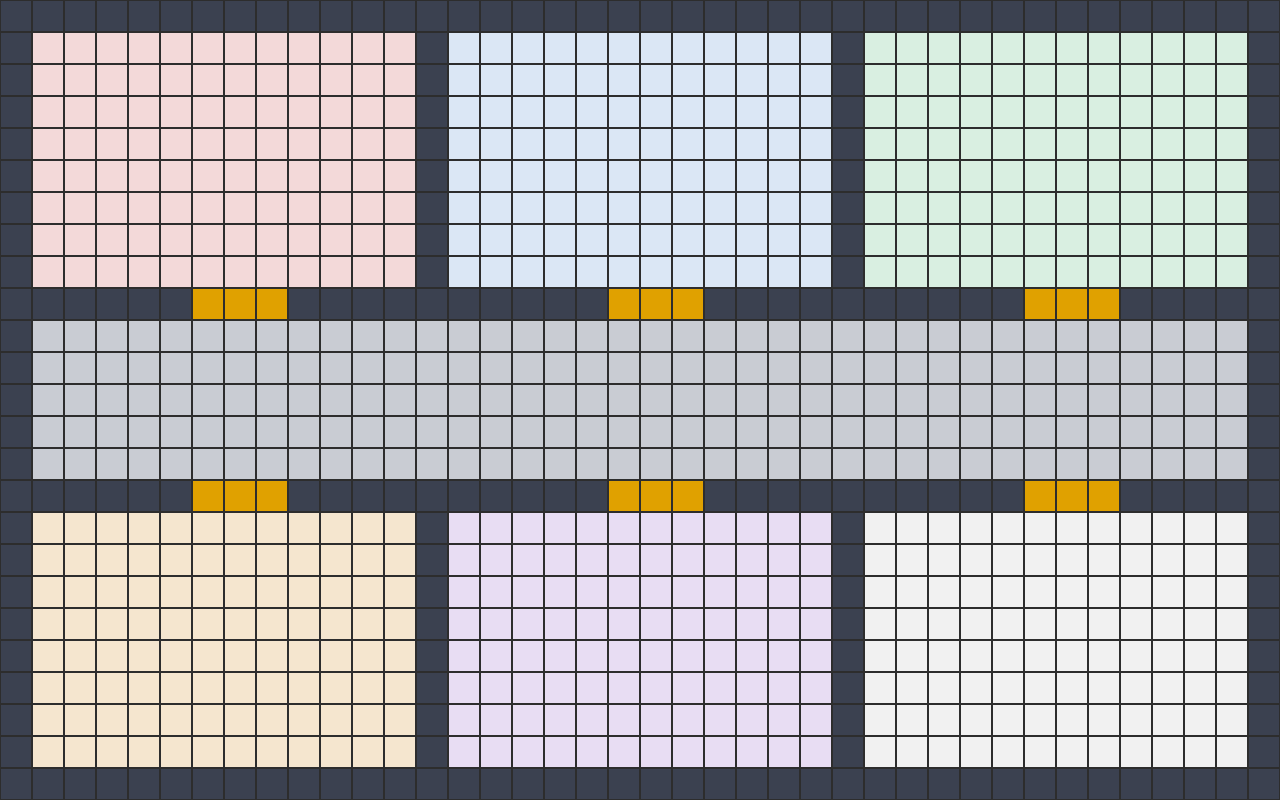

Rendered tile map (Tiled .tmx) drawn with the repository's tilesets; below, a short description and the map source with its tile grids summarised:
An orthogonal 40x25 tile map with 32x32 px tiles, 2 tile layers (Suelo, Paredes) and 15 objects (REACTOR, PUENTE, SOPORTE VITAL, MOTORES, COMUNICACIONES, ...).

<map version="1.10" tiledversion="1.11.0" orientation="orthogonal" renderorder="right-down" width="40" height="25" tilewidth="32" tileheight="32" infinite="0" nextlayerid="4" nextobjectid="16">
  <tileset firstgid="1" name="tileset_nave" tilewidth="32" tileheight="32" tilecount="9" columns="9">
    <image source="tileset_nave.png" width="288" height="32" />
    <tile id="0">
      <properties>
        <property name="collides" type="bool" value="true" />
      </properties>
    </tile>
  </tileset>
  <layer id="1" name="Suelo" width="40" height="25">
    <data>[1000 cells, 784 non-empty, 8 distinct tile ids]</data>
  </layer>
  <layer id="2" name="Paredes" width="40" height="25">
    <data>[1000 cells, 216 non-empty, 1 distinct tile ids]</data>
  </layer>
  <objectgroup id="3" name="Objetos">
    <object id="1" name="REACTOR" x="32" y="32" width="384" height="256">
      <properties>
        <property name="type" value="room" />
        <property name="nombre" value="REACTOR" />
      </properties>
    </object>
    <object id="2" name="PUENTE" x="448" y="32" width="384" height="256">
      <properties>
        <property name="type" value="room" />
        <property name="nombre" value="PUENTE" />
      </properties>
    </object>
    <object id="3" name="SOPORTE VITAL" x="864" y="32" width="384" height="256">
      <properties>
        <property name="type" value="room" />
        <property name="nombre" value="SOPORTE VITAL" />
      </properties>
    </object>
    <object id="4" name="MOTORES" x="32" y="512" width="384" height="256">
      <properties>
        <property name="type" value="room" />
        <property name="nombre" value="MOTORES" />
      </properties>
    </object>
    <object id="5" name="COMUNICACIONES" x="448" y="512" width="384" height="256">
      <properties>
        <property name="type" value="room" />
        <property name="nombre" value="COMUNICACIONES" />
      </properties>
    </object>
    <object id="6" name="ENFERMERIA" x="864" y="512" width="384" height="256">
      <properties>
        <property name="type" value="room" />
        <property name="nombre" value="ENFERMERIA" />
      </properties>
    </object>
    <object id="7" name="PASILLO CENTRAL" x="32" y="320" width="1216" height="160">
      <properties>
        <property name="type" value="room" />
        <property name="nombre" value="PASILLO CENTRAL" />
      </properties>
    </object>
    <object id="8" name="Intercom Puente" x="720.0" y="182.4" width="32" height="32">
      <ellipse />
      <properties>
        <property name="type" value="intercom" />
        <property name="roomZone" value="PUENTE" />
      </properties>
    </object>
    <object id="9" name="Intercom Comunicaciones" x="528.0" y="580.48" width="32" height="32">
      <ellipse />
      <properties>
        <property name="type" value="intercom" />
        <property name="roomZone" value="COMUNICACIONES" />
      </properties>
    </object>
    <object id="10" name="consola-reactor" x="208.0" y="144.0" width="32" height="32">
      <properties>
        <property name="id" value="consola-reactor" />
        <property name="roomZone" value="REACTOR" />
      </properties>
    </object>
    <object id="11" name="consola-soporte" x="1040.0" y="144.0" width="32" height="32">
      <properties>
        <property name="id" value="consola-soporte" />
        <property name="roomZone" value="SOPORTE VITAL" />
      </properties>
    </object>
    <object id="12" name="consola-motores" x="208.0" y="624.0" width="32" height="32">
      <properties>
        <property name="id" value="consola-motores" />
        <property name="roomZone" value="MOTORES" />
      </properties>
    </object>
    <object id="13" name="consola-radio" x="720.0" y="688.0" width="32" height="32">
      <properties>
        <property name="id" value="consola-radio" />
        <property name="roomZone" value="COMUNICACIONES" />
      </properties>
    </object>
    <object id="14" name="manual-puente" x="624.0" y="80.0" width="32" height="32">
      <properties>
        <property name="id" value="manual-puente" />
        <property name="roomZone" value="PUENTE" />
      </properties>
    </object>
    <object id="15" name="spawn" x="1056.0" y="640.0">
      <properties>
        <property name="type" value="spawn" />
      </properties>
    </object>
  </objectgroup>
</map>
